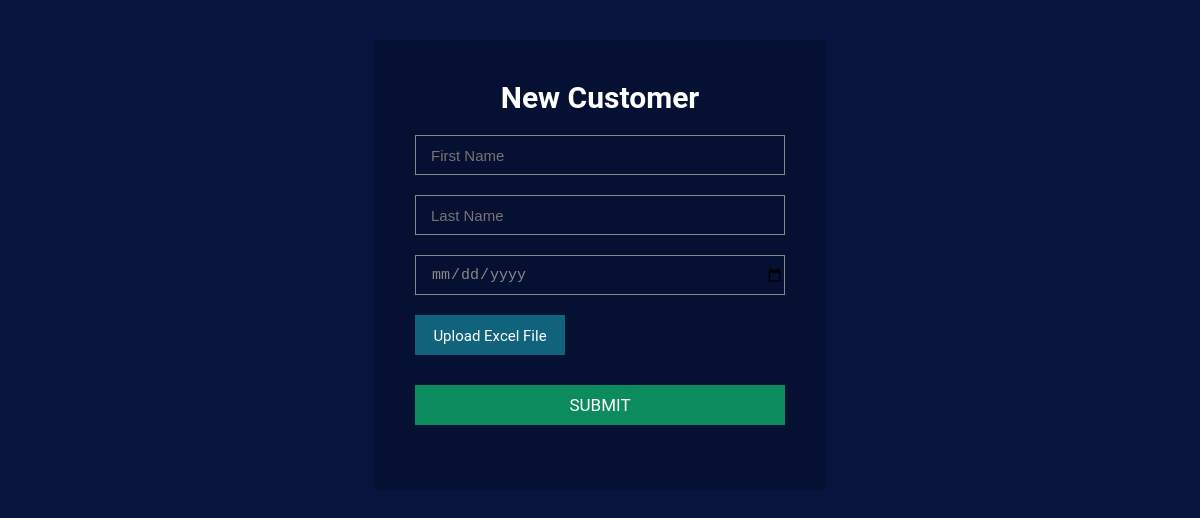
Before: / with the older database file.
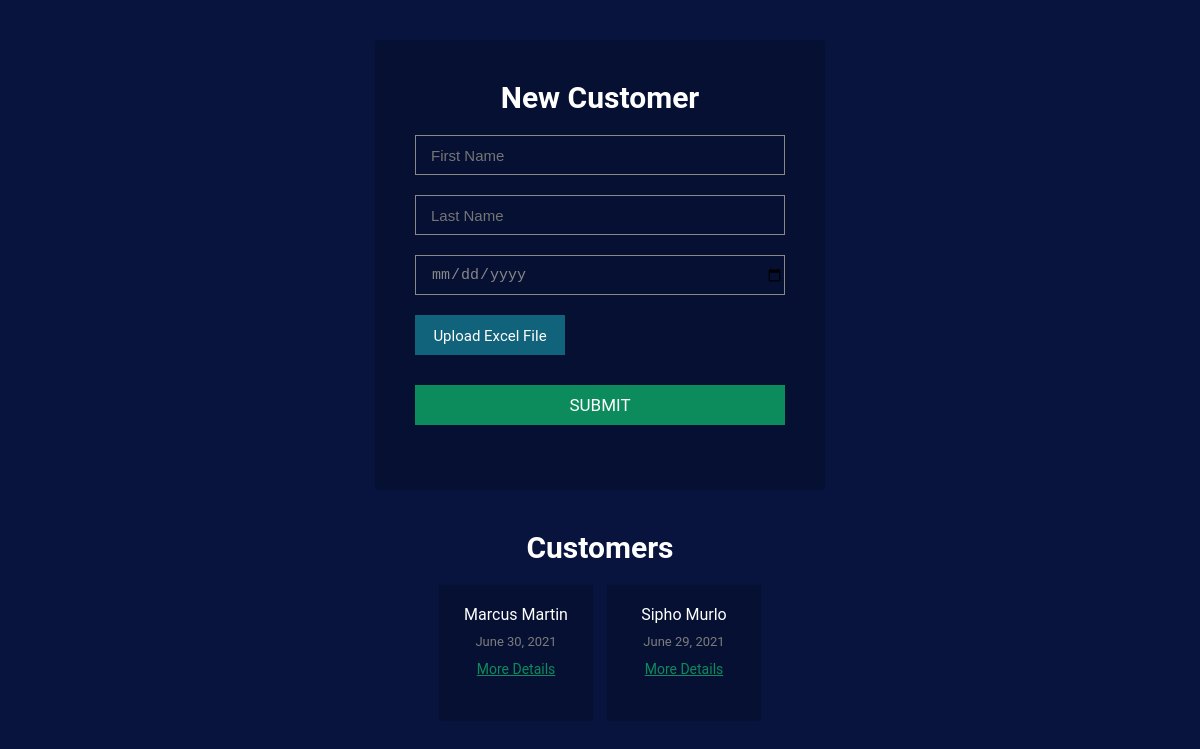
After: the same page with the newer database file.
### customer/models.py (models this page shows, shortened)
class Customer(models.Model):
    first_name = models.CharField(max_length=100)
    last_name = models.CharField(max_length=100)
    birth_date = models.DateField(auto_now_add=False)
    file = models.FileField(validators=[FileExtensionValidator(['xlsx'])])
    slug = models.SlugField(blank=True, null=True, unique=True)
    date_created = models.DateTimeField(auto_now_add=True)
    class Meta:
        verbose_name_plural = 'Customers'

### customer/views.py (the view, shortened to what this page needs)
# urls.py: path('', customer_list, name="customer-list"),
def customer_list(request):
    customers = Customer.objects.all()
    form = CustomerForm()
    context = {
        'form': form,
        'customers': customers
    }
    return render(request, 'index.html', context)

### customer/forms.py
class CustomerForm(forms.ModelForm):
    first_name = forms.CharField(label='', widget=forms.TextInput(attrs={'placeholder': 'First Name'}))
    last_name = forms.CharField(label='', widget=forms.TextInput(attrs={'placeholder': 'Last Name'}))
    birth_date = forms.CharField(label='', widget=forms.TextInput(attrs={'placeholder': 'Date of Birth','type': 'date'}))
    class Meta:
        model = Customer
        fields = ['first_name','last_name', 'birth_date', 'file']

### templates/index.html (shortened to what this page needs)
{% extends 'base.html' %}
{% block content %}
    <div class="form-container">
        <h3 class="site-heading">New Customer</h3>
        <form method="post" enctype="multipart/form-data">
            <input type="text" name="first_name" placeholder="First Name" required="" id="id_first_name">
            <input type="text" name="last_name" placeholder="Last Name" required="" id="id_last_name">
            <input type="date" name="birth_date" placeholder="Date of Birth" required="" id="id_birth_date">
            <label for="id_file">Upload Excel File</label>
            <button type="submit" class="submit-btn">Submit</button>
        </form>
    </div>
    {% if customers %}
    <div class="customer-list">
        <h3 class="site-heading">Customers</h3>
        <div class="cards-list">
            {% for customer in customers %}
                <a href="{% url 'customer-detail' customer.slug %}" class="customer-card">
                    <div class="customer-name">{{ customer.first_name|title }} {{ customer.last_name|title }}</div>
                    <div class="customer-birthday">{{ customer.birth_date }}</div>
                    <span class="read-more">More Details</span>
                </a>
            {% endfor %}
        </div>
    </div>
    {% endif %}
{% endblock content %}

### templates/base.html (shortened to what this page needs)
{% load static %}
<!DOCTYPE html>
<html lang="en">
<head>
    <link rel="stylesheet" href="/static/custom.css"/>
</head>
<body>
    {% block content %}
    {% endblock content %}
</body>
</html>

### static/custom.css (style rules this page uses)
* { padding: 0px; margin: 0px; }
body { background-color: #08143E; font-family: 'Roboto', sans-serif; position: relative; }
.form-container { width: 450px; height: 450px; background: #061032; border-radius: 4px; position: relative; margin: 40px auto; padding: 40px; box-sizing: border-box; }
.form-container form { display: flex; flex-direction: column; }
.form-container form input[type="date"], .form-container form input[type=text] { width: 100%; height: 40px; background-color: transparent; color: #888888; border: solid 1px #888888; margin-bottom: 20px; font-size: 15px; box-sizing: border-box; padding-left: 15px; outline: none; }
.form-container form label { width: 150px; background: #11627b; text-align: center; height: 40px; margin-bottom: -21px; box-sizing: border-box; padding-top: 10px; color: #fff; cursor: pointer; transition: all 0.3s ease-in-out; border: solid 2px #11627b; font-size: 15px; }
.form-container form .submit-btn { background-color: #0C8B5D; height: 40px; margin-top: 20px; color: #fff; border: none; box-sizing: border-box; font-size: 17px; font-family: 'Roboto', sans-serif; text-transform: uppercase; cursor: pointer; transition: all 0.3s ease-in-out; border: solid 1px #0C8B5D; outline: none; }
.customer-list { width: 1020px; margin: 40px auto; position: relative; }
.customer-list .cards-list { width: 100%; text-align: center; }
.site-heading { text-align: center; color: #fff; font-size: 30px; font-family: 'Roboto', sans-serif; margin-bottom: 20px; }
.customer-card { width: 154px; height: 136px; background: #061032; text-align: center; position: relative; display: inline-block; padding: 20px; margin-right: 5px; margin-left: 5px; box-sizing: border-box; text-decoration: none; vertical-align: top; margin-bottom: 15px; }
.customer-card .customer-name { font-size: 16px; line-height: 19px; color: #FFFFFF; text-align: center; text-decoration: none; transition: all 0.3s ease-in-out; }
.customer-card .customer-birthday { color: #7D7D7D; font-size: 13px; text-align: center; text-decoration: none; margin-top: 10px; margin-bottom: 10px; }
.customer-card .read-more { color: #0C8B5D; text-decoration: underline; font-size: 14px; }

Changed rows visible on the page:
added Customer: first_name "Marcus", last_name "Martin", birth_date "June 30, 2021"
added Customer: first_name "Sipho", last_name "Murlo", birth_date "June 29, 2021"
Other visible differences:
text now shown: "Customers"
